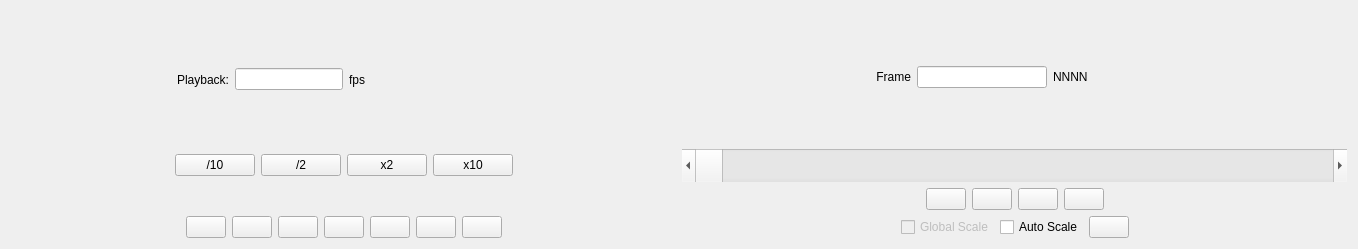
<?xml version="1.0" encoding="UTF-8"?>
<ui version="4.0">
 <class>cubeCtrl</class>
 <widget class="QWidget" name="cubeCtrl">
  <property name="geometry">
   <rect>
    <x>0</x>
    <y>0</y>
    <width>1358</width>
    <height>249</height>
   </rect>
  </property>
  <property name="windowTitle">
   <string>Form</string>
  </property>
  <layout class="QGridLayout" name="gridLayout_2">
   <item row="0" column="0">
    <layout class="QHBoxLayout" name="hlayoutTop" stretch="1,1">
     <item>
      <layout class="QVBoxLayout" name="vlayoutPlayback" stretch="4,4,1,4">
       <item>
        <layout class="QHBoxLayout" name="hlayoutPlayback" stretch="2,2,2,4,2">
         <item>
          <spacer name="horizontalSpacer_5">
           <property name="orientation">
            <enum>Qt::Horizontal</enum>
           </property>
           <property name="sizeHint" stdset="0">
            <size>
             <width>40</width>
             <height>20</height>
            </size>
           </property>
          </spacer>
         </item>
         <item>
          <widget class="QLabel" name="labelPlayback">
           <property name="text">
            <string>Playback:</string>
           </property>
           <property name="alignment">
            <set>Qt::AlignRight|Qt::AlignTrailing|Qt::AlignVCenter</set>
           </property>
          </widget>
         </item>
         <item>
          <widget class="QLineEdit" name="lineEditFPS">
           <property name="focusPolicy">
            <enum>Qt::StrongFocus</enum>
           </property>
          </widget>
         </item>
         <item>
          <widget class="QLabel" name="labelFPS">
           <property name="text">
            <string>fps</string>
           </property>
          </widget>
         </item>
         <item>
          <spacer name="horizontalSpacer_6">
           <property name="orientation">
            <enum>Qt::Horizontal</enum>
           </property>
           <property name="sizeHint" stdset="0">
            <size>
             <width>40</width>
             <height>20</height>
            </size>
           </property>
          </spacer>
         </item>
        </layout>
       </item>
       <item>
        <layout class="QHBoxLayout" name="hlayoutFPSMult">
         <item>
          <spacer name="horizontalSpacer_7">
           <property name="orientation">
            <enum>Qt::Horizontal</enum>
           </property>
           <property name="sizeHint" stdset="0">
            <size>
             <width>40</width>
             <height>20</height>
            </size>
           </property>
          </spacer>
         </item>
         <item>
          <widget class="QPushButton" name="buttonFPSD10">
           <property name="focusPolicy">
            <enum>Qt::NoFocus</enum>
           </property>
           <property name="toolTip">
            <string>fps /10</string>
           </property>
           <property name="text">
            <string>/10</string>
           </property>
          </widget>
         </item>
         <item>
          <widget class="QPushButton" name="buttonFPSD2">
           <property name="focusPolicy">
            <enum>Qt::NoFocus</enum>
           </property>
           <property name="toolTip">
            <string>fps /2</string>
           </property>
           <property name="text">
            <string>/2</string>
           </property>
          </widget>
         </item>
         <item>
          <widget class="QPushButton" name="buttonFPSX2">
           <property name="focusPolicy">
            <enum>Qt::NoFocus</enum>
           </property>
           <property name="toolTip">
            <string>fps x2</string>
           </property>
           <property name="text">
            <string>x2</string>
           </property>
          </widget>
         </item>
         <item>
          <widget class="QPushButton" name="buttonFPSX10">
           <property name="focusPolicy">
            <enum>Qt::NoFocus</enum>
           </property>
           <property name="toolTip">
            <string>fps x10</string>
           </property>
           <property name="text">
            <string>x10</string>
           </property>
          </widget>
         </item>
         <item>
          <spacer name="horizontalSpacer_8">
           <property name="orientation">
            <enum>Qt::Horizontal</enum>
           </property>
           <property name="sizeHint" stdset="0">
            <size>
             <width>40</width>
             <height>20</height>
            </size>
           </property>
          </spacer>
         </item>
        </layout>
       </item>
       <item>
        <spacer name="verticalSpacer">
         <property name="orientation">
          <enum>Qt::Vertical</enum>
         </property>
         <property name="sizeHint" stdset="0">
          <size>
           <width>20</width>
           <height>40</height>
          </size>
         </property>
        </spacer>
       </item>
       <item>
        <layout class="QHBoxLayout" name="hlayoutPlayButtons">
         <item>
          <spacer name="horizontalSpacer_9">
           <property name="orientation">
            <enum>Qt::Horizontal</enum>
           </property>
           <property name="sizeHint" stdset="0">
            <size>
             <width>40</width>
             <height>20</height>
            </size>
           </property>
          </spacer>
         </item>
         <item>
          <widget class="QPushButton" name="buttonFastFastBackward">
           <property name="focusPolicy">
            <enum>Qt::NoFocus</enum>
           </property>
           <property name="toolTip">
            <string>reverse x10</string>
           </property>
           <property name="text">
            <string/>
           </property>
           <property name="icon">
            <iconset resource="../res/rtimv.qrc">
             <normaloff>:/icons/step-backward-2.svg</normaloff>
             <disabledoff>:/icons/step-backward-2.svg</disabledoff>:/icons/step-backward-2.svg</iconset>
           </property>
           <property name="iconSize">
            <size>
             <width>48</width>
             <height>48</height>
            </size>
           </property>
          </widget>
         </item>
         <item>
          <widget class="QPushButton" name="buttonFastBackward">
           <property name="focusPolicy">
            <enum>Qt::NoFocus</enum>
           </property>
           <property name="toolTip">
            <string>reverse x2</string>
           </property>
           <property name="text">
            <string/>
           </property>
           <property name="icon">
            <iconset resource="../res/rtimv.qrc">
             <normaloff>:/icons/step-backward.svg</normaloff>
             <disabledoff>:/icons/step-backward.svg</disabledoff>:/icons/step-backward.svg</iconset>
           </property>
           <property name="iconSize">
            <size>
             <width>48</width>
             <height>48</height>
            </size>
           </property>
          </widget>
         </item>
         <item>
          <widget class="QPushButton" name="buttonPlayBackward">
           <property name="focusPolicy">
            <enum>Qt::NoFocus</enum>
           </property>
           <property name="toolTip">
            <string>reverse x1</string>
           </property>
           <property name="text">
            <string/>
           </property>
           <property name="icon">
            <iconset resource="../res/rtimv.qrc">
             <normaloff>:/icons/play-reverse-48.png</normaloff>
             <disabledoff>:/icons/play-reverse-48.png</disabledoff>:/icons/play-reverse-48.png</iconset>
           </property>
           <property name="iconSize">
            <size>
             <width>48</width>
             <height>48</height>
            </size>
           </property>
          </widget>
         </item>
         <item>
          <widget class="QPushButton" name="buttonStop">
           <property name="focusPolicy">
            <enum>Qt::NoFocus</enum>
           </property>
           <property name="toolTip">
            <string>stop</string>
           </property>
           <property name="text">
            <string/>
           </property>
           <property name="icon">
            <iconset resource="../res/rtimv.qrc">
             <normaloff>:/icons/stop.svg</normaloff>
             <disabledoff>:/icons/stop.svg</disabledoff>:/icons/stop.svg</iconset>
           </property>
           <property name="iconSize">
            <size>
             <width>48</width>
             <height>48</height>
            </size>
           </property>
          </widget>
         </item>
         <item>
          <widget class="QPushButton" name="buttonPlayForward">
           <property name="focusPolicy">
            <enum>Qt::NoFocus</enum>
           </property>
           <property name="toolTip">
            <string>play x1</string>
           </property>
           <property name="text">
            <string/>
           </property>
           <property name="icon">
            <iconset resource="../res/rtimv.qrc">
             <normaloff>:/icons/play.svg</normaloff>
             <disabledoff>:/icons/play.svg</disabledoff>:/icons/play.svg</iconset>
           </property>
           <property name="iconSize">
            <size>
             <width>48</width>
             <height>48</height>
            </size>
           </property>
          </widget>
         </item>
         <item>
          <widget class="QPushButton" name="buttonFastForward">
           <property name="focusPolicy">
            <enum>Qt::NoFocus</enum>
           </property>
           <property name="toolTip">
            <string>play x2</string>
           </property>
           <property name="text">
            <string/>
           </property>
           <property name="icon">
            <iconset resource="../res/rtimv.qrc">
             <normaloff>:/icons/step-forward.svg</normaloff>
             <disabledoff>:/icons/step-forward.svg</disabledoff>:/icons/step-forward.svg</iconset>
           </property>
           <property name="iconSize">
            <size>
             <width>48</width>
             <height>48</height>
            </size>
           </property>
          </widget>
         </item>
         <item>
          <widget class="QPushButton" name="buttonFastFastForward">
           <property name="focusPolicy">
            <enum>Qt::NoFocus</enum>
           </property>
           <property name="toolTip">
            <string>play x10</string>
           </property>
           <property name="text">
            <string/>
           </property>
           <property name="icon">
            <iconset resource="../res/rtimv.qrc">
             <normaloff>:/icons/step-forward-2.svg</normaloff>
             <disabledoff>:/icons/step-forward-2.svg</disabledoff>:/icons/step-forward-2.svg</iconset>
           </property>
           <property name="iconSize">
            <size>
             <width>48</width>
             <height>48</height>
            </size>
           </property>
          </widget>
         </item>
         <item>
          <spacer name="horizontalSpacer_10">
           <property name="orientation">
            <enum>Qt::Horizontal</enum>
           </property>
           <property name="sizeHint" stdset="0">
            <size>
             <width>40</width>
             <height>20</height>
            </size>
           </property>
          </spacer>
         </item>
        </layout>
       </item>
      </layout>
     </item>
     <item>
      <layout class="QVBoxLayout" name="vlayoutFrame" stretch="4,1,4,4">
       <item>
        <layout class="QHBoxLayout" name="hlayoutFrame" stretch="5,2,4,4,5">
         <item>
          <spacer name="horizontalSpacer">
           <property name="orientation">
            <enum>Qt::Horizontal</enum>
           </property>
           <property name="sizeHint" stdset="0">
            <size>
             <width>40</width>
             <height>20</height>
            </size>
           </property>
          </spacer>
         </item>
         <item>
          <widget class="QLabel" name="labelFrame">
           <property name="text">
            <string>Frame</string>
           </property>
           <property name="alignment">
            <set>Qt::AlignRight|Qt::AlignTrailing|Qt::AlignVCenter</set>
           </property>
          </widget>
         </item>
         <item>
          <widget class="QLineEdit" name="lineEditFrame">
           <property name="focusPolicy">
            <enum>Qt::StrongFocus</enum>
           </property>
           <property name="alignment">
            <set>Qt::AlignCenter</set>
           </property>
          </widget>
         </item>
         <item>
          <widget class="QLabel" name="labelFrames">
           <property name="text">
            <string>NNNN</string>
           </property>
          </widget>
         </item>
         <item>
          <spacer name="horizontalSpacer_2">
           <property name="orientation">
            <enum>Qt::Horizontal</enum>
           </property>
           <property name="sizeHint" stdset="0">
            <size>
             <width>40</width>
             <height>20</height>
            </size>
           </property>
          </spacer>
         </item>
        </layout>
       </item>
       <item>
        <widget class="QScrollBar" name="scrollBarFrame">
         <property name="sizePolicy">
          <sizepolicy hsizetype="Minimum" vsizetype="Expanding">
           <horstretch>0</horstretch>
           <verstretch>0</verstretch>
          </sizepolicy>
         </property>
         <property name="pageStep">
          <number>1</number>
         </property>
         <property name="orientation">
          <enum>Qt::Horizontal</enum>
         </property>
        </widget>
       </item>
       <item>
        <layout class="QHBoxLayout" name="hlayoutFramAdvance">
         <item>
          <spacer name="horizontalSpacer_3">
           <property name="orientation">
            <enum>Qt::Horizontal</enum>
           </property>
           <property name="sizeHint" stdset="0">
            <size>
             <width>40</width>
             <height>20</height>
            </size>
           </property>
          </spacer>
         </item>
         <item>
          <widget class="QPushButton" name="buttonFrameDecrement2">
           <property name="focusPolicy">
            <enum>Qt::NoFocus</enum>
           </property>
           <property name="toolTip">
            <string>-10 frames</string>
           </property>
           <property name="text">
            <string/>
           </property>
           <property name="icon">
            <iconset resource="../res/rtimv.qrc">
             <normaloff>:/icons/skip-backward.svg</normaloff>:/icons/skip-backward.svg</iconset>
           </property>
           <property name="iconSize">
            <size>
             <width>48</width>
             <height>48</height>
            </size>
           </property>
           <property name="shortcut">
            <string/>
           </property>
          </widget>
         </item>
         <item>
          <widget class="QPushButton" name="buttonFrameDecrement">
           <property name="focusPolicy">
            <enum>Qt::NoFocus</enum>
           </property>
           <property name="toolTip">
            <string>-1 frame</string>
           </property>
           <property name="text">
            <string/>
           </property>
           <property name="icon">
            <iconset resource="../res/rtimv.qrc">
             <normaloff>:/icons/skip-previous.svg</normaloff>:/icons/skip-previous.svg</iconset>
           </property>
           <property name="iconSize">
            <size>
             <width>48</width>
             <height>48</height>
            </size>
           </property>
          </widget>
         </item>
         <item>
          <widget class="QPushButton" name="buttonFrameIncrement">
           <property name="focusPolicy">
            <enum>Qt::NoFocus</enum>
           </property>
           <property name="toolTip">
            <string>+1 frame</string>
           </property>
           <property name="text">
            <string/>
           </property>
           <property name="icon">
            <iconset resource="../res/rtimv.qrc">
             <normaloff>:/icons/skip-next.svg</normaloff>:/icons/skip-next.svg</iconset>
           </property>
           <property name="iconSize">
            <size>
             <width>48</width>
             <height>48</height>
            </size>
           </property>
          </widget>
         </item>
         <item>
          <widget class="QPushButton" name="buttonFrameIncrement2">
           <property name="focusPolicy">
            <enum>Qt::NoFocus</enum>
           </property>
           <property name="toolTip">
            <string>+10 frames</string>
           </property>
           <property name="text">
            <string/>
           </property>
           <property name="icon">
            <iconset resource="../res/rtimv.qrc">
             <normaloff>:/icons/skip-forward.svg</normaloff>:/icons/skip-forward.svg</iconset>
           </property>
           <property name="iconSize">
            <size>
             <width>48</width>
             <height>48</height>
            </size>
           </property>
          </widget>
         </item>
         <item>
          <spacer name="horizontalSpacer_4">
           <property name="orientation">
            <enum>Qt::Horizontal</enum>
           </property>
           <property name="sizeHint" stdset="0">
            <size>
             <width>40</width>
             <height>20</height>
            </size>
           </property>
          </spacer>
         </item>
        </layout>
       </item>
       <item>
        <layout class="QGridLayout" name="gridLayout">
         <item row="0" column="3">
          <widget class="QPushButton" name="buttonRestretch">
           <property name="focusPolicy">
            <enum>Qt::NoFocus</enum>
           </property>
           <property name="text">
            <string/>
           </property>
           <property name="icon">
            <iconset resource="../res/rtimv.qrc">
             <normaloff>:/icons/refresh.svg</normaloff>:/icons/refresh.svg</iconset>
           </property>
           <property name="iconSize">
            <size>
             <width>48</width>
             <height>48</height>
            </size>
           </property>
          </widget>
         </item>
         <item row="0" column="4">
          <spacer name="horizontalSpacer_11">
           <property name="orientation">
            <enum>Qt::Horizontal</enum>
           </property>
           <property name="sizeHint" stdset="0">
            <size>
             <width>40</width>
             <height>20</height>
            </size>
           </property>
          </spacer>
         </item>
         <item row="0" column="2">
          <widget class="QCheckBox" name="checkBoxAutoScale">
           <property name="focusPolicy">
            <enum>Qt::NoFocus</enum>
           </property>
           <property name="text">
            <string>Auto Scale</string>
           </property>
          </widget>
         </item>
         <item row="0" column="1">
          <widget class="QCheckBox" name="checkBox">
           <property name="enabled">
            <bool>false</bool>
           </property>
           <property name="focusPolicy">
            <enum>Qt::NoFocus</enum>
           </property>
           <property name="text">
            <string>Global Scale</string>
           </property>
          </widget>
         </item>
         <item row="0" column="0">
          <spacer name="horizontalSpacer_12">
           <property name="orientation">
            <enum>Qt::Horizontal</enum>
           </property>
           <property name="sizeHint" stdset="0">
            <size>
             <width>40</width>
             <height>20</height>
            </size>
           </property>
          </spacer>
         </item>
        </layout>
       </item>
      </layout>
     </item>
    </layout>
   </item>
  </layout>
 </widget>
 <resources>
  <include location="../res/rtimv.qrc"/>
 </resources>
 <connections/>
</ui>
